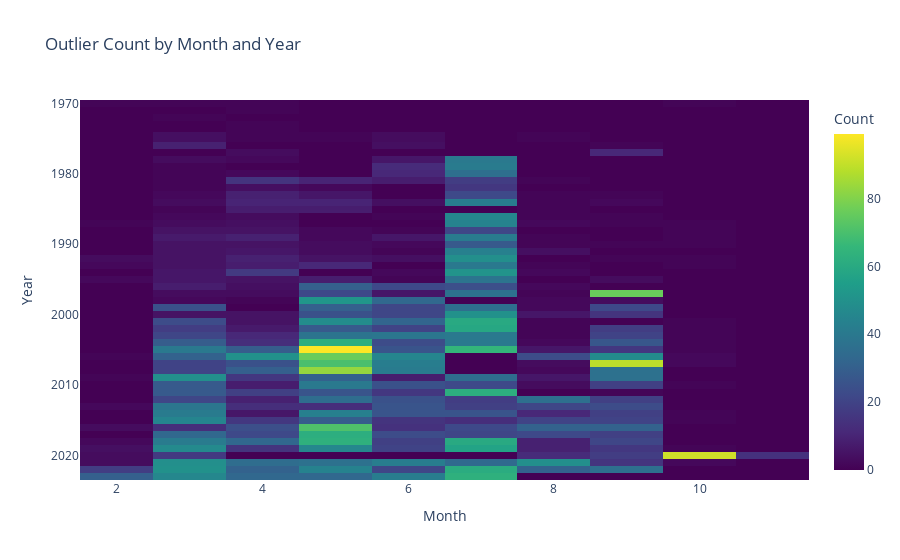

The notebook cell this image was saved under:
### Markdown cell above
### Temporal analysis

### Code cell
from outliers_code.outliers_analysis import create_temporal_visualizations


plots = create_temporal_visualizations(MergedDataset, MergedDataset.loc[all_outliers_indexes])

plots['heatmap'].show()

### Figure 1 — Plotly figure (JSON) as saved in the notebook; plotly's stock layout.template omitted (floating-point values rounded to 4 significant figures; data arrays with more than 128 entries replaced by an {"elided": "..."} marker saying what was removed)
{"data": [{"coloraxis": "coloraxis", "hovertemplate": "Month: %{x}<br>Year: %{y}<br>Outlier Count: %{z}<extra></extra>", "name": "0", "type": "heatmap", "x": [2, 3, 4, 5, 6, 7, 8, 9, 10, 11], "xaxis": "x", "y": [1970, 1971, 1972, 1973, 1975, 1976, 1977, 1978, 1979, 1980, 1981, 1982, 1983, 1984, 1985, 1986, 1987, 1988, 1989, 1990, 1991, 1992, 1993, 1994, 1995, 1996, 1997, 1998, 1999, 2000, 2001, 2002, 2003, 2004, 2005, 2006, 2007, 2008, 2009, 2010, 2011, 2012, 2013, 2014, 2015, 2016, 2017, 2018, 2019, 2020, 2021, 2022, 2023], "yaxis": "y", "z": {"elided": "53x10 int values"}}], "layout": {"coloraxis": {"colorbar": {"tickvals": [0, 20, 40, 60, 80], "title": {"text": "Count"}}, "colorscale": [[0, "#440154"], [0.1111, "#482878"], [0.2222, "#3e4989"], [0.3333, "#31688e"], [0.4444, "#26828e"], [0.5556, "#1f9e89"], [0.6667, "#35b779"], [0.7778, "#6ece58"], [0.8889, "#b5de2b"], [1, "#fde725"]]}, "title": {"text": "Outlier Count by Month and Year"}, "xaxis": {"anchor": "y", "domain": [0, 1], "title": {"text": "Month"}}, "yaxis": {"anchor": "x", "autorange": "reversed", "domain": [0, 1], "title": {"text": "Year"}}}}
